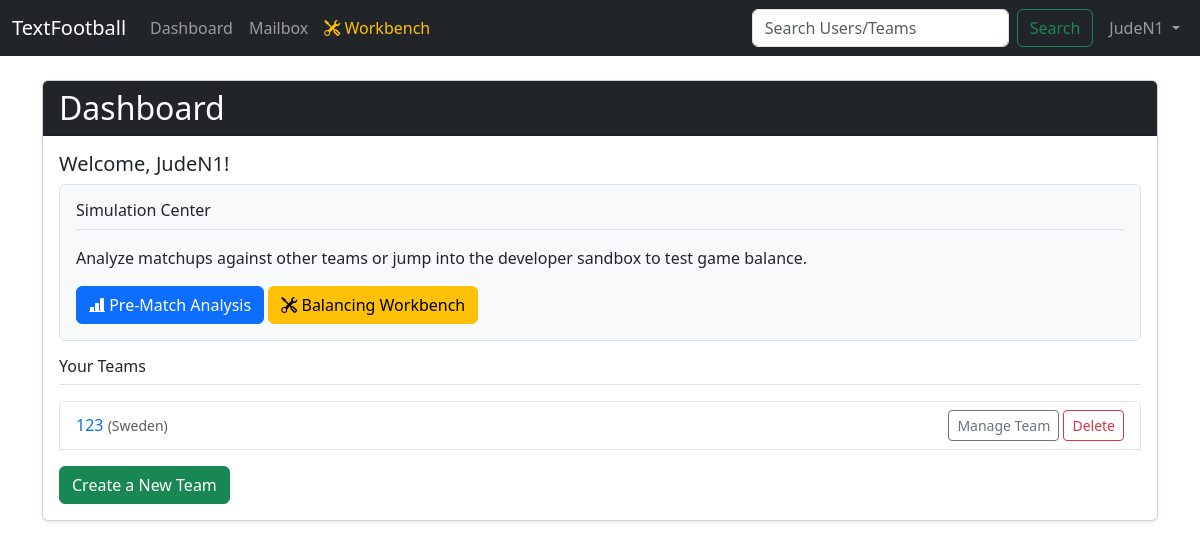
Page /dashboard (signed in) on the earlier database version.
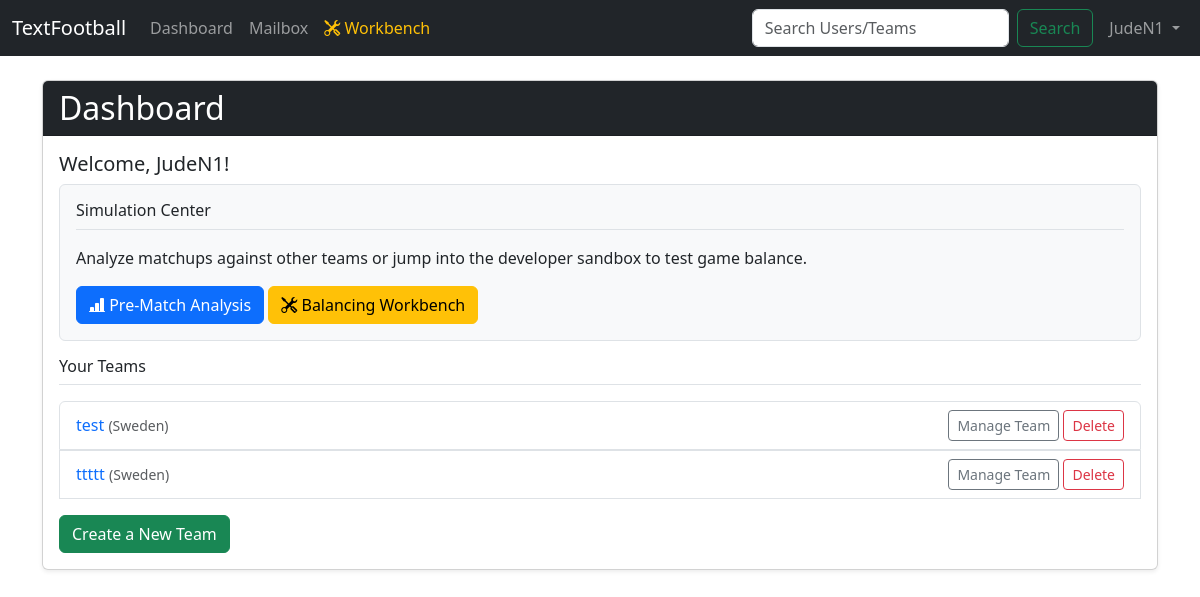
Same page on the later database version.
### app/models.py (models this page shows)
class Team(db.Model):
    id = db.Column(db.Integer, primary_key=True)
    name = db.Column(db.String(100), unique=True, nullable=False)
    country = db.Column(db.String(50), nullable=False)
    user_id = db.Column(db.Integer, db.ForeignKey('user.id'), nullable=False)
    players = db.relationship('Player', backref='team', lazy=True, cascade="all, delete-orphan")
    league = db.Column(db.String(100), nullable=True, default=None)
    division = db.Column(db.String(50), nullable=True, default=None)
    season = db.Column(db.Integer, nullable=True, default=None)

### app/routes_game.py (the view)
@game_bp.route('/dashboard')
def dashboard():
    if 'username' not in session:
        return redirect(url_for('auth_bp.login'))
    user = User.query.filter_by(username=session['username']).first()
    return render_template('dashboard.html', user=user, max_teams=MAX_TEAMS)

### app/__init__.py (called while the page is built)
def create_app():
    app = Flask(__name__)
    app.config['SECRET_KEY'] = 'a_very_secret_key_for_development'
    app.config['SQLALCHEMY_DATABASE_URI'] = 'sqlite:///' + os.path.join(basedir, 'database.db')
    db.init_app(app)
    from .routes_auth import auth_bp
    from .routes_game import game_bp
    app.register_blueprint(auth_bp)
    app.register_blueprint(game_bp)
    @app.context_processor
    def inject_selected_team():
        if 'selected_team_id' in session:
            from .models import Team
            selected_team = Team.query.get(session['selected_team_id'])
            return dict(selected_team=selected_team)
        return dict(selected_team=None)
    def nl2br(value):
        result = value.replace('\n', '<br>\n')
        return Markup(result)
    app.jinja_env.filters['nl2br'] = nl2br
    return app

### app/templates/dashboard.html (shortened to what this page needs)
{% extends "base.html" %}
{% block content %}
<div class="card shadow-sm">
    <div class="card-header bg-dark text-white">
        <h1 class="h2 mb-0">Dashboard</h1>
    </div>
    <div class="card-body">
        <h5 class="card-title">Welcome, {{ user.username }}!</h5>
        <div class="p-3 mb-3 bg-light rounded border">
            <h6 class="border-bottom pb-2 mb-3">Simulation Center</h6>
            <p>Analyze matchups against other teams or jump into the developer sandbox to test game balance.</p>
            <a href="{{ url_for('game_bp.simulate') }}" class="btn btn-primary"><i class="bi bi-bar-chart-line-fill"></i> Pre-Match Analysis</a>
            <a href="{{ url_for('game_bp.workbench') }}" class="btn btn-warning"><i class="bi bi-tools"></i> Balancing Workbench</a>
        </div>
        <h6 class="border-bottom pb-2 mb-3">Your Teams</h6>
        {% if user.teams %}
            <ul class="list-group">
                {% for team in user.teams %}
                <li class="list-group-item d-flex justify-content-between align-items-center">
                    <div>
                        <a href="{{ url_for('game_bp.team_page', team_id=team.id) }}" class="text-decoration-none">
                            <h6 class="mb-0">{{ team.name }} <small class="text-muted">({{ team.country }})</small></h6>
                        </a>
                    </div>
                    <div>
                        <a href="{{ url_for('game_bp.team_page', team_id=team.id) }}" class="btn btn-outline-secondary btn-sm">Manage Team</a>
                        <button type="button" class="btn btn-outline-danger btn-sm" data-bs-toggle="modal" data-bs-target="#deleteTeamModal{{ team.id }}">
                            Delete
                        </button>
                    </div>
                </li>
                {% endfor %}
            </ul>
        {% else %}
            <p>You haven't created any teams yet.</p>
        {% endif %}
        {% if user.teams|length < max_teams %}
        <div class="mt-3">
             <a href="{{ url_for('game_bp.create_team') }}" class="btn btn-success">Create a New Team</a>
        </div>
        {% else %}
        <p class="text-muted mt-3">You have reached the maximum of {{ max_teams }} teams.</p>
        {% endif %}
    </div>
</div>
{% endblock %}

Differences in the rows shown:
no longer on this page (row edited): Team: name "123", country "Sweden"
now on this page (row edited): Team: name "test", country "Sweden"
added Team: name "ttttt", country "Sweden"
